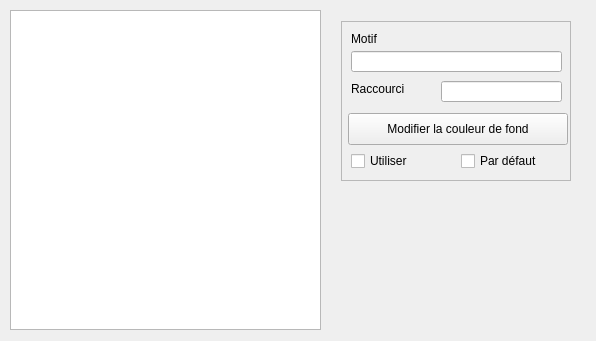
<?xml version="1.0" encoding="UTF-8"?>
<ui version="4.0">
 <class>dlg_motifs</class>
 <widget class="QDialog" name="dlg_motifs">
  <property name="geometry">
   <rect>
    <x>0</x>
    <y>0</y>
    <width>596</width>
    <height>341</height>
   </rect>
  </property>
  <property name="sizePolicy">
   <sizepolicy hsizetype="Fixed" vsizetype="Fixed">
    <horstretch>0</horstretch>
    <verstretch>0</verstretch>
   </sizepolicy>
  </property>
  <property name="minimumSize">
   <size>
    <width>596</width>
    <height>0</height>
   </size>
  </property>
  <property name="maximumSize">
   <size>
    <width>596</width>
    <height>600</height>
   </size>
  </property>
  <property name="windowTitle">
   <string>Dialog</string>
  </property>
  <property name="modal">
   <bool>true</bool>
  </property>
  <widget class="UpTableWidget" name="MotifsupTableWidget">
   <property name="geometry">
    <rect>
     <x>10</x>
     <y>10</y>
     <width>311</width>
     <height>320</height>
    </rect>
   </property>
   <property name="minimumSize">
    <size>
     <width>311</width>
     <height>320</height>
    </size>
   </property>
   <property name="acceptDrops">
    <bool>true</bool>
   </property>
   <property name="editTriggers">
    <set>QAbstractItemView::NoEditTriggers</set>
   </property>
   <property name="dragEnabled">
    <bool>true</bool>
   </property>
   <property name="dragDropOverwriteMode">
    <bool>false</bool>
   </property>
   <property name="dragDropMode">
    <enum>QAbstractItemView::DragOnly</enum>
   </property>
   <property name="defaultDropAction">
    <enum>Qt::IgnoreAction</enum>
   </property>
   <property name="selectionMode">
    <enum>QAbstractItemView::SingleSelection</enum>
   </property>
   <property name="selectionBehavior">
    <enum>QAbstractItemView::SelectRows</enum>
   </property>
  </widget>
  <widget class="QFrame" name="Detailsframe">
   <property name="geometry">
    <rect>
     <x>341</x>
     <y>21</y>
     <width>230</width>
     <height>160</height>
    </rect>
   </property>
   <property name="minimumSize">
    <size>
     <width>230</width>
     <height>160</height>
    </size>
   </property>
   <property name="maximumSize">
    <size>
     <width>230</width>
     <height>160</height>
    </size>
   </property>
   <property name="frameShape">
    <enum>QFrame::StyledPanel</enum>
   </property>
   <property name="frameShadow">
    <enum>QFrame::Raised</enum>
   </property>
   <widget class="UpLineEdit" name="MotifupLineEdit">
    <property name="geometry">
     <rect>
      <x>10</x>
      <y>30</y>
      <width>211</width>
      <height>21</height>
     </rect>
    </property>
    <property name="maxLength">
     <number>45</number>
    </property>
   </widget>
   <widget class="UpLabel" name="MotifupLabel">
    <property name="geometry">
     <rect>
      <x>10</x>
      <y>10</y>
      <width>60</width>
      <height>16</height>
     </rect>
    </property>
    <property name="text">
     <string>Motif</string>
    </property>
   </widget>
   <widget class="QLabel" name="RaccourciupLabel">
    <property name="geometry">
     <rect>
      <x>10</x>
      <y>60</y>
      <width>60</width>
      <height>16</height>
     </rect>
    </property>
    <property name="text">
     <string>Raccourci</string>
    </property>
   </widget>
   <widget class="UpLineEdit" name="RaccourciupLineEdit">
    <property name="geometry">
     <rect>
      <x>100</x>
      <y>60</y>
      <width>121</width>
      <height>21</height>
     </rect>
    </property>
    <property name="maxLength">
     <number>10</number>
    </property>
   </widget>
   <widget class="UpCheckBox" name="DefautupCheckBox">
    <property name="geometry">
     <rect>
      <x>120</x>
      <y>130</y>
      <width>100</width>
      <height>20</height>
     </rect>
    </property>
    <property name="text">
     <string>Par défaut</string>
    </property>
   </widget>
   <widget class="UpCheckBox" name="UtiliserupCheckBox">
    <property name="geometry">
     <rect>
      <x>10</x>
      <y>130</y>
      <width>100</width>
      <height>20</height>
     </rect>
    </property>
    <property name="text">
     <string>Utiliser</string>
    </property>
   </widget>
   <widget class="QPushButton" name="CouleurpushButton">
    <property name="geometry">
     <rect>
      <x>7</x>
      <y>92</y>
      <width>220</width>
      <height>32</height>
     </rect>
    </property>
    <property name="focusPolicy">
     <enum>Qt::NoFocus</enum>
    </property>
    <property name="text">
     <string>Modifier la couleur de fond</string>
    </property>
   </widget>
  </widget>
 </widget>
 <customwidgets>
  <customwidget>
   <class>UpTableWidget</class>
   <extends>QTableWidget</extends>
   <header>uptablewidget.h</header>
  </customwidget>
  <customwidget>
   <class>UpLineEdit</class>
   <extends>QLineEdit</extends>
   <header>uplineedit.h</header>
  </customwidget>
  <customwidget>
   <class>UpLabel</class>
   <extends>QLabel</extends>
   <header>uplabel.h</header>
  </customwidget>
  <customwidget>
   <class>UpCheckBox</class>
   <extends>QCheckBox</extends>
   <header>upcheckbox.h</header>
  </customwidget>
 </customwidgets>
 <resources/>
 <connections/>
</ui>
